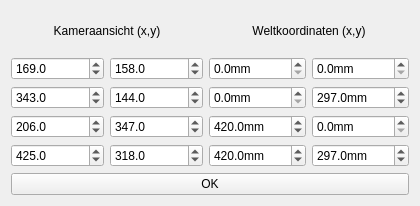
<?xml version="1.0" encoding="UTF-8"?>
<ui version="4.0">
 <class>CameraSetting</class>
 <widget class="QWidget" name="CameraSetting">
  <property name="geometry">
   <rect>
    <x>0</x>
    <y>0</y>
    <width>420</width>
    <height>206</height>
   </rect>
  </property>
  <property name="contextMenuPolicy">
   <enum>Qt::NoContextMenu</enum>
  </property>
  <property name="windowTitle">
   <string>CameraSetting</string>
  </property>
  <layout class="QVBoxLayout" name="verticalLayout">
   <item>
    <layout class="QGridLayout" name="gridLayout">
     <item row="1" column="0">
      <widget class="QDoubleSpinBox" name="imageP0_x">
       <property name="decimals">
        <number>1</number>
       </property>
       <property name="maximum">
        <double>5000.000000000000000</double>
       </property>
       <property name="value">
        <double>169.000000000000000</double>
       </property>
      </widget>
     </item>
     <item row="2" column="0">
      <widget class="QDoubleSpinBox" name="imageP1_x">
       <property name="decimals">
        <number>1</number>
       </property>
       <property name="maximum">
        <double>5000.000000000000000</double>
       </property>
       <property name="value">
        <double>343.000000000000000</double>
       </property>
      </widget>
     </item>
     <item row="1" column="1">
      <widget class="QDoubleSpinBox" name="imageP0_y">
       <property name="decimals">
        <number>1</number>
       </property>
       <property name="maximum">
        <double>5000.000000000000000</double>
       </property>
       <property name="value">
        <double>158.000000000000000</double>
       </property>
      </widget>
     </item>
     <item row="2" column="1">
      <widget class="QDoubleSpinBox" name="imageP1_y">
       <property name="decimals">
        <number>1</number>
       </property>
       <property name="maximum">
        <double>5000.000000000000000</double>
       </property>
       <property name="value">
        <double>144.000000000000000</double>
       </property>
      </widget>
     </item>
     <item row="3" column="0">
      <widget class="QDoubleSpinBox" name="imageP2_x">
       <property name="decimals">
        <number>1</number>
       </property>
       <property name="maximum">
        <double>5000.000000000000000</double>
       </property>
       <property name="value">
        <double>206.000000000000000</double>
       </property>
      </widget>
     </item>
     <item row="3" column="1">
      <widget class="QDoubleSpinBox" name="imageP2_y">
       <property name="decimals">
        <number>1</number>
       </property>
       <property name="maximum">
        <double>5000.000000000000000</double>
       </property>
       <property name="value">
        <double>347.000000000000000</double>
       </property>
      </widget>
     </item>
     <item row="4" column="0">
      <widget class="QDoubleSpinBox" name="imageP3_x">
       <property name="decimals">
        <number>1</number>
       </property>
       <property name="maximum">
        <double>5000.000000000000000</double>
       </property>
       <property name="value">
        <double>425.000000000000000</double>
       </property>
      </widget>
     </item>
     <item row="1" column="2">
      <widget class="QDoubleSpinBox" name="worldP0_x">
       <property name="readOnly">
        <bool>false</bool>
       </property>
       <property name="suffix">
        <string>mm</string>
       </property>
       <property name="decimals">
        <number>1</number>
       </property>
       <property name="maximum">
        <double>100000.000000000000000</double>
       </property>
      </widget>
     </item>
     <item row="1" column="3">
      <widget class="QDoubleSpinBox" name="worldP0_y">
       <property name="readOnly">
        <bool>false</bool>
       </property>
       <property name="suffix">
        <string>mm</string>
       </property>
       <property name="decimals">
        <number>1</number>
       </property>
       <property name="maximum">
        <double>100000.000000000000000</double>
       </property>
      </widget>
     </item>
     <item row="2" column="2">
      <widget class="QDoubleSpinBox" name="worldP1_x">
       <property name="suffix">
        <string>mm</string>
       </property>
       <property name="decimals">
        <number>1</number>
       </property>
       <property name="maximum">
        <double>100000.000000000000000</double>
       </property>
      </widget>
     </item>
     <item row="2" column="3">
      <widget class="QDoubleSpinBox" name="worldP1_y">
       <property name="suffix">
        <string>mm</string>
       </property>
       <property name="decimals">
        <number>1</number>
       </property>
       <property name="maximum">
        <double>100000.000000000000000</double>
       </property>
       <property name="value">
        <double>297.000000000000000</double>
       </property>
      </widget>
     </item>
     <item row="3" column="2">
      <widget class="QDoubleSpinBox" name="worldP2_x">
       <property name="suffix">
        <string>mm</string>
       </property>
       <property name="decimals">
        <number>1</number>
       </property>
       <property name="maximum">
        <double>100000.000000000000000</double>
       </property>
       <property name="value">
        <double>420.000000000000000</double>
       </property>
      </widget>
     </item>
     <item row="3" column="3">
      <widget class="QDoubleSpinBox" name="worldP2_y">
       <property name="suffix">
        <string>mm</string>
       </property>
       <property name="decimals">
        <number>1</number>
       </property>
       <property name="maximum">
        <double>100000.000000000000000</double>
       </property>
      </widget>
     </item>
     <item row="4" column="2">
      <widget class="QDoubleSpinBox" name="worldP3_x">
       <property name="suffix">
        <string>mm</string>
       </property>
       <property name="decimals">
        <number>1</number>
       </property>
       <property name="maximum">
        <double>100000.000000000000000</double>
       </property>
       <property name="value">
        <double>420.000000000000000</double>
       </property>
      </widget>
     </item>
     <item row="4" column="3">
      <widget class="QDoubleSpinBox" name="worldP3_y">
       <property name="suffix">
        <string>mm</string>
       </property>
       <property name="decimals">
        <number>1</number>
       </property>
       <property name="maximum">
        <double>100000.000000000000000</double>
       </property>
       <property name="value">
        <double>297.000000000000000</double>
       </property>
      </widget>
     </item>
     <item row="0" column="0" colspan="2">
      <widget class="QLabel" name="label_3">
       <property name="text">
        <string>Kameraansicht (x,y)</string>
       </property>
       <property name="alignment">
        <set>Qt::AlignCenter</set>
       </property>
      </widget>
     </item>
     <item row="0" column="2" colspan="2">
      <widget class="QLabel" name="label_4">
       <property name="text">
        <string>Weltkoordinaten (x,y)</string>
       </property>
       <property name="alignment">
        <set>Qt::AlignCenter</set>
       </property>
      </widget>
     </item>
     <item row="4" column="1">
      <widget class="QDoubleSpinBox" name="imageP3_y">
       <property name="decimals">
        <number>1</number>
       </property>
       <property name="maximum">
        <double>5000.000000000000000</double>
       </property>
       <property name="value">
        <double>318.000000000000000</double>
       </property>
      </widget>
     </item>
    </layout>
   </item>
   <item>
    <widget class="QPushButton" name="btnClose">
     <property name="text">
      <string>OK</string>
     </property>
    </widget>
   </item>
  </layout>
 </widget>
 <layoutdefault spacing="6" margin="11"/>
 <resources/>
 <connections>
  <connection>
   <sender>btnClose</sender>
   <signal>released()</signal>
   <receiver>CameraSetting</receiver>
   <slot>close()</slot>
   <hints>
    <hint type="sourcelabel">
     <x>210</x>
     <y>183</y>
    </hint>
    <hint type="destinationlabel">
     <x>209</x>
     <y>102</y>
    </hint>
   </hints>
  </connection>
  <connection>
   <sender>CameraSetting</sender>
   <signal>destroyed()</signal>
   <receiver>CameraSetting</receiver>
   <slot>close()</slot>
   <hints>
    <hint type="sourcelabel">
     <x>209</x>
     <y>102</y>
    </hint>
    <hint type="destinationlabel">
     <x>209</x>
     <y>102</y>
    </hint>
   </hints>
  </connection>
 </connections>
</ui>
